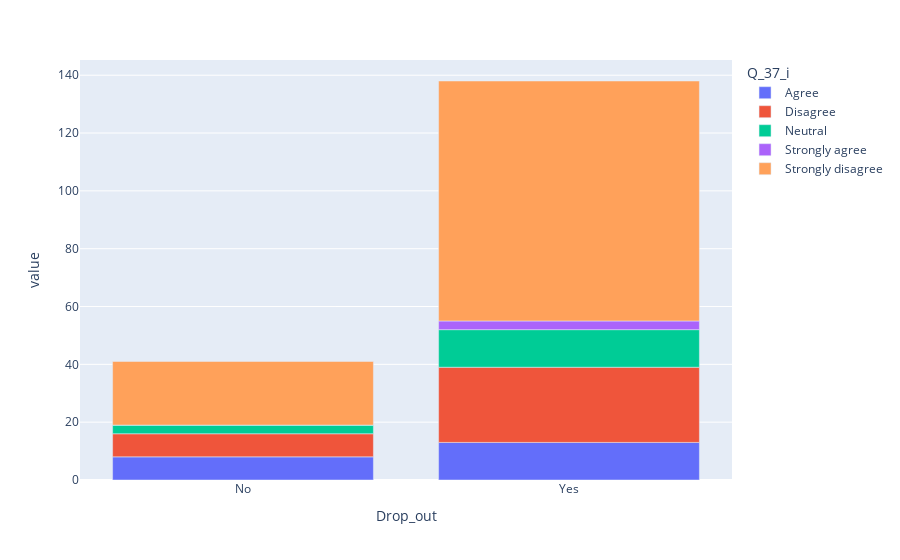

This figure's notebook cell:
### Code cell
px.bar(pd.crosstab(index=df['Drop_out'], columns=df['Q_37_i']))

### Figure 1 — Plotly figure (JSON) as saved in the notebook; plotly's stock layout.template omitted (floating-point values rounded to 4 significant figures)
{"data": [{"alignmentgroup": "True", "hovertemplate": "Q_37_i=Agree<br>Drop_out=%{x}<br>value=%{y}<extra></extra>", "legendgroup": "Agree", "marker": {"color": "#636efa", "pattern": {"shape": ""}}, "name": "Agree", "offsetgroup": "Agree", "orientation": "v", "showlegend": true, "textposition": "auto", "type": "bar", "x": ["No", "Yes"], "xaxis": "x", "y": [8, 13], "yaxis": "y"}, {"alignmentgroup": "True", "hovertemplate": "Q_37_i=Disagree<br>Drop_out=%{x}<br>value=%{y}<extra></extra>", "legendgroup": "Disagree", "marker": {"color": "#EF553B", "pattern": {"shape": ""}}, "name": "Disagree", "offsetgroup": "Disagree", "orientation": "v", "showlegend": true, "textposition": "auto", "type": "bar", "x": ["No", "Yes"], "xaxis": "x", "y": [8, 26], "yaxis": "y"}, {"alignmentgroup": "True", "hovertemplate": "Q_37_i=Neutral<br>Drop_out=%{x}<br>value=%{y}<extra></extra>", "legendgroup": "Neutral", "marker": {"color": "#00cc96", "pattern": {"shape": ""}}, "name": "Neutral", "offsetgroup": "Neutral", "orientation": "v", "showlegend": true, "textposition": "auto", "type": "bar", "x": ["No", "Yes"], "xaxis": "x", "y": [3, 13], "yaxis": "y"}, {"alignmentgroup": "True", "hovertemplate": "Q_37_i=Strongly agree<br>Drop_out=%{x}<br>value=%{y}<extra></extra>", "legendgroup": "Strongly agree", "marker": {"color": "#ab63fa", "pattern": {"shape": ""}}, "name": "Strongly agree", "offsetgroup": "Strongly agree", "orientation": "v", "showlegend": true, "textposition": "auto", "type": "bar", "x": ["No", "Yes"], "xaxis": "x", "y": [0, 3], "yaxis": "y"}, {"alignmentgroup": "True", "hovertemplate": "Q_37_i=Strongly disagree<br>Drop_out=%{x}<br>value=%{y}<extra></extra>", "legendgroup": "Strongly disagree", "marker": {"color": "#FFA15A", "pattern": {"shape": ""}}, "name": "Strongly disagree", "offsetgroup": "Strongly disagree", "orientation": "v", "showlegend": true, "textposition": "auto", "type": "bar", "x": ["No", "Yes"], "xaxis": "x", "y": [22, 83], "yaxis": "y"}], "layout": {"autosize": true, "barmode": "relative", "legend": {"title": {"text": "Q_37_i"}, "tracegroupgap": 0}, "margin": {"t": 60}, "xaxis": {"anchor": "y", "autorange": true, "domain": [0, 1], "range": [-0.5, 1.5], "title": {"text": "Drop_out"}, "type": "category"}, "yaxis": {"anchor": "x", "autorange": true, "domain": [0, 1], "range": [0, 145.3], "title": {"text": "value"}, "type": "linear"}}}
